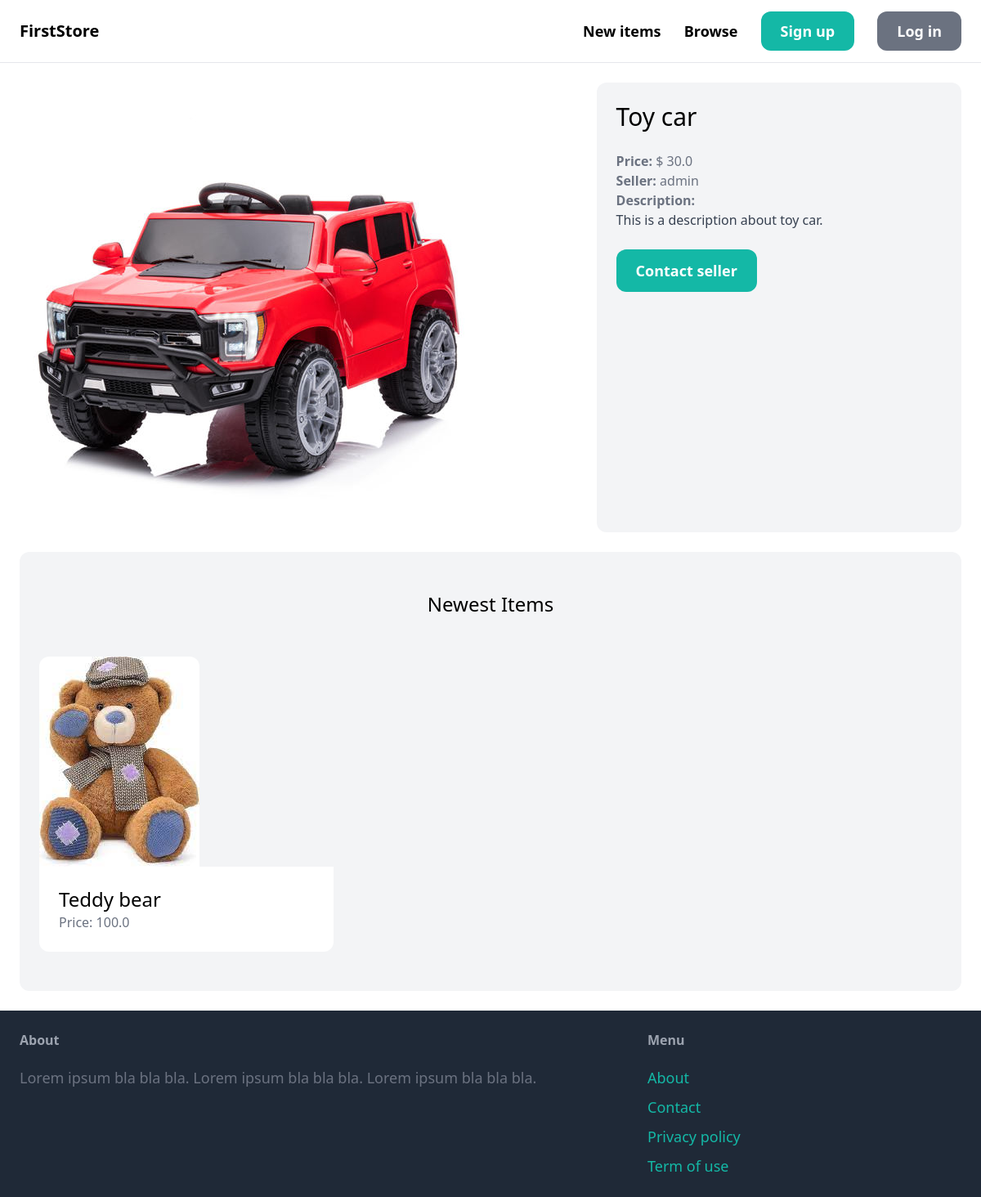
Page /items/4/ on the committed database.
### item/models.py (models this page shows, shortened)
class Item(models.Model):
    category = models.ForeignKey(Category, related_name='items', on_delete=models.CASCADE)
    name = models.CharField(max_length=255)
    description = models.TextField(blank=True, null=True)
    price = models.FloatField()
    image = models.ImageField(upload_to='item_images', blank=True, null=True)
    is_sold = models.BooleanField(default=False)
    created_by = models.ForeignKey(User, related_name='items', on_delete=models.CASCADE)
    created_at = models.DateTimeField(auto_now_add=True)

### item/views.py (the view)
# urls.py: path('<int:pk>/', views.detail, name='detail'),
def detail(request, pk):
    item = get_object_or_404(Item, pk=pk)
    related_items = Item.objects.filter(category=item.category, is_sold=False).exclude(pk=pk)[0:3]
    return render(request, 'item/detail.html', {
        'item': item,
        'related_items': related_items
    })

### item/templates/item/detail.html (shortened to what this page needs)
{% extends 'core/base.html' %}
{% block content %}
<div class="grid grid-cols-5 gap-6">
    <div class="col-span-3">
        <img src="{{ item.image.url }}" class="rounded-xl">
    </div>
    <div class="col-span-2 p-6 bg-gray-100 rounded-xl">
        <h1 class="mb-6 text-3xl">{{ item.name }}</h1>
        <p class="text-gray-500"><strong>Price: </strong>$ {{ item.price }}</p>
        <p class="text-gray-500"><strong>Seller: </strong>{{ item.created_by.username }}</p>
        {% if item.description %}
            <p class="text-gray-700">
                <strong class="text-gray-500">Description:</strong><br>
                {{ item.description }}
            </p>
        {% endif %}
        <a href="#" class="inline-block mt-6 px-6 py-3 text-lg font-semibold bg-teal-500 text-white rounded-xl hover:bg-teal-700">Contact seller</a>
    </div>
</div>
<div class="mt-6 px-6 py-12 bg-gray-100 rounded-xl">
    <h2 class="mb-12 text-2xl text-center">Newest Items</h2>
    <div class="grid grid-cols-3 gap-3">
        {% for item in related_items %}
           <div>
                <a href="{% url 'item:detail' item.id %}">
                    <div>
                        <img src="{{ item.image.url }}" class="rounded-t-xl">
                    </div>
                    <div class="p-6 bg-white rounded-b-xl">
                        <h2 class="text-2xl">{{ item.name }}</h2>
                        <p class="text-gray-500">Price: {{ item.price }}</p>
                    </div>
                </a>
           </div>
        {% endfor %}
    </div>
</div>
{% endblock %}

### rows in the picture
Item: image (picture), name "Toy car", price "30.0", created_by.username "admin", description "This is a description about toy car."
Item: image (picture), name "Teddy bear", price "100.0"
